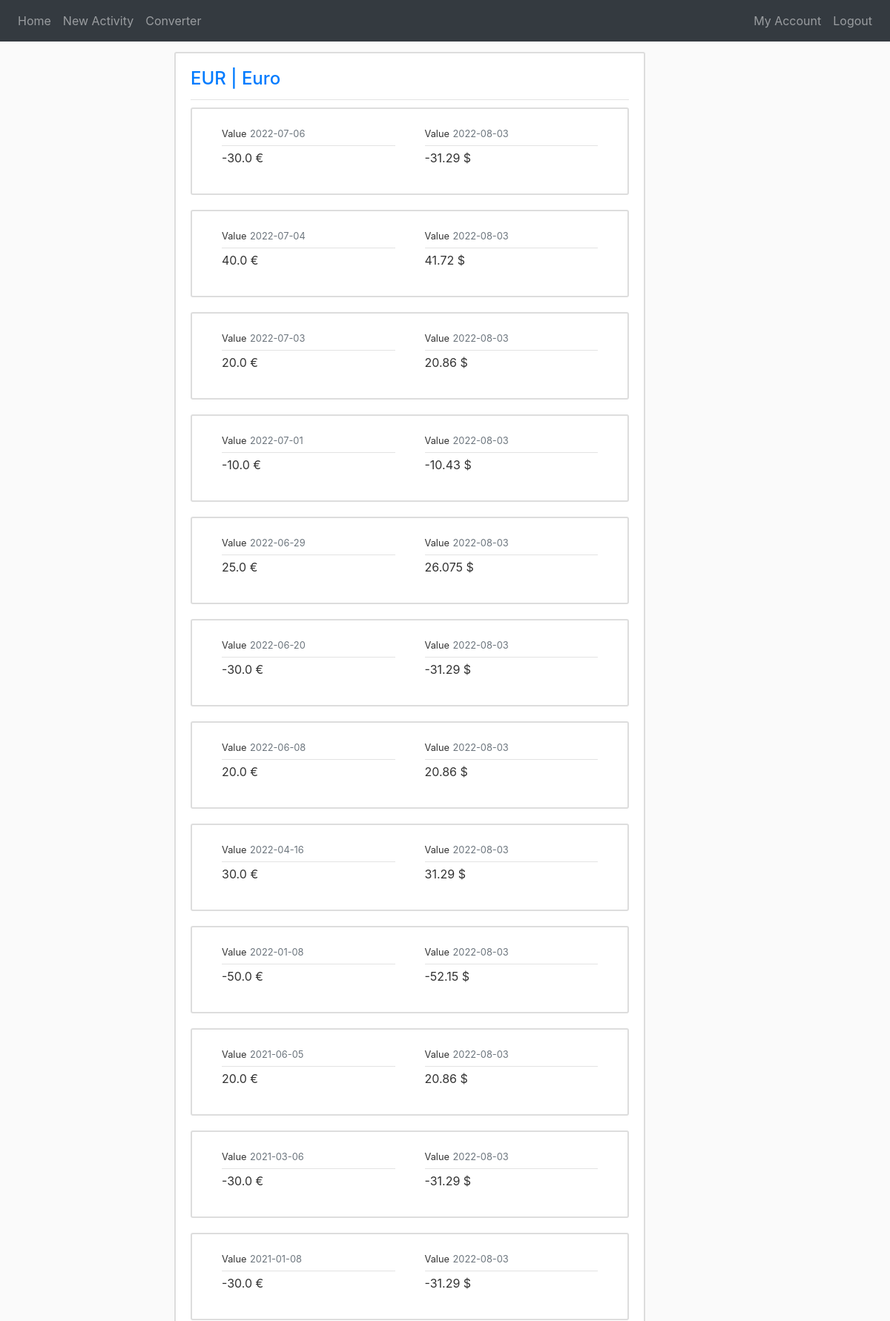
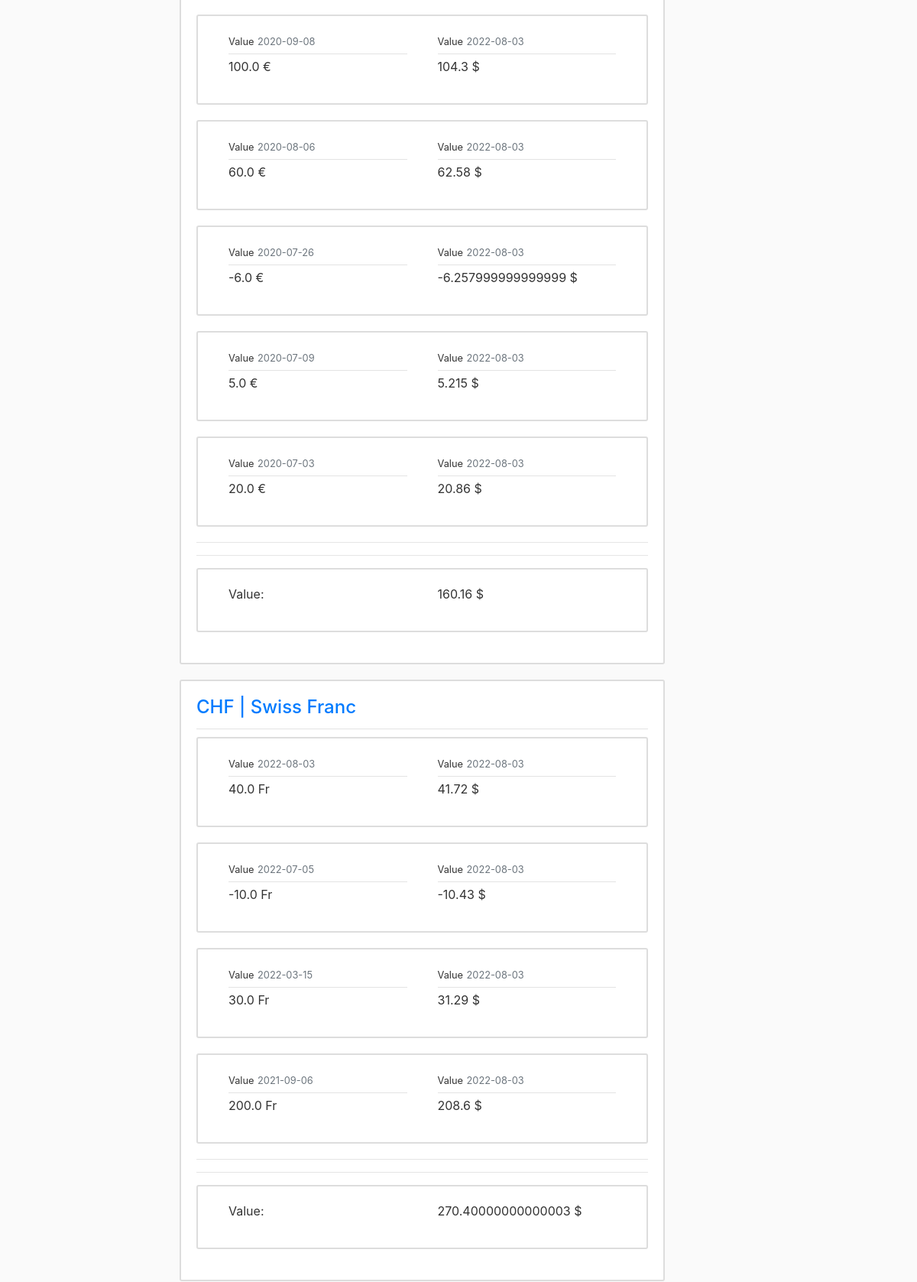
The page /dashboard (signed in, upper part) on the database its author committed (2 pictures, top to bottom).
### website/models.py (models this page shows, shortened)
class Currency(db.Model):
    id = db.Column(db.Integer, primary_key=True)
    identifier = db.Column(db.String(100), nullable=False)
    name = db.Column(db.String(100), nullable=False)
    character = db.Column(db.String(2), nullable=False)
    rate = db.Column(db.Float, nullable=False)
    purchases = db.relationship('Purchase', backref='currency', lazy=True)

class Purchase(db.Model):
    id = db.Column(db.Integer, primary_key=True)
    date = db.Column(db.Date, nullable=False)
    amount = db.Column(db.Float, nullable=False)
    user_id = db.Column(db.Integer, db.ForeignKey('user.id'), nullable=False)
    currency_id = db.Column(db.Integer, db.ForeignKey('currency.id'), nullable=False)

### website/views.py (the view)
@views.route('/dashboard')
@login_required
def dashboard():
    purchases = Purchase.query.order_by(Purchase.date).all()
    currencies = Currency.query.all()
    return render_template("dashboard.html", purchases=purchases, datetime=datetime, currencies=currencies, Purchase=Purchase, func=func)

### website/models.py (called while the page is built)
@login_manager.user_loader
def load_user(user_id):
    return User.query.get(int(user_id))

### website/templates/dashboard.html (shortened to what this page needs)
{% extends "base.html" %}
{% block content %}
    {% for currency in currencies %}
        <article class="media content-section">
            <div class="media-body">
                <div class="article-metadata">
                    <h4 class="article-title">
                        <a class="mr-2" href="{{ url_for('views.portfolio') }}">{{ currency.identifier }} | {{ currency.name }}</a>
                    </h4>
                </div>
                <div class="articel-content">
                {% for purchase in purchases | reverse %}
                {% if purchase.buyer == current_user and purchase.currency == currency %}
                    <article class="media content-section">
                        <div class="media-body purchase">
                            <div class="article-metadata">
                                <small>Value</small>
                                <small class="text-muted">{{ purchase.date.strftime('%Y-%m-%d') }}</small>
                            </div>
                            <p class="article-content">{{ purchase.amount }} {{ purchase.currency.character }}</p>
                        </div>
                        <div class="media-body purchase">
                            <div class="article-metadata">
                                <small>Value</small>
                                <small class="text-muted">{{ datetime.now().strftime('%Y-%m-%d') }}</small>
                            </div>
                            <p class="article-content">{{ purchase.amount * purchase.currency.rate |round(3)}} $</p>
                        </div>
                    </article>
                {% endif %}
                {% endfor %}
                {% if Purchase.query.filter(Purchase.currency_id==currency.id,Purchase.user_id==current_user.id).first() %}
                <hr>
                <hr>
                <article class="media content-section">
                    <div class="media-body purchase">
                        <p class="article-content">Value:</p>
                    </div>
                    <div class="media-body purchase">
                        <p class="article-content">{{ Purchase.query.with_entities(func.sum(Purchase.amount)).filter(Purchase.currency_id==currency.id, Purchase.user_id==current_user.id).scalar() * currency.rate | round(2, 'common')}} $</p>
                    </div>
                </article>
                {% endif %}
            </div>
        </article>
    {% endfor %}
{% endblock %}

### website/static/main.css (style rules this page uses)
body { background: #fafafa; color: #333333; margin-bottom: 10px; margin-top: 60px; }
h1, h2, h3, h4, h5, h6 { color: #444444; }
.content-section { background: #ffffff; padding: 20px 20px; border: 2px solid #dddddd; border-radius: 3px; margin-bottom: 20px; margin-top: 10px; }
.article-title { color: #444444; }
.article-content { white-space: pre-line; }
.article-metadata { padding-bottom: 5px; margin-bottom: 4px; border-bottom: 1px solid #e3e3e3; }
.purchase { margin-left: 20px; padding-right: 20px; }

### rows shown on the page
Currency: identifier "EUR", name "Euro", query.with_entities "160.16"
Purchase: date "2022-07-06", amount "-30.0", currency.character "€", purchase.amount*purchase.currency.rate|round(3) "-31.29"
Purchase: date "2022-07-04", amount "40.0", currency.character "€", purchase.amount*purchase.currency.rate|round(3) "41.72"
Purchase: date "2022-07-03", amount "20.0", currency.character "€", purchase.amount*purchase.currency.rate|round(3) "20.86"
Purchase: date "2022-07-01", amount "-10.0", currency.character "€", purchase.amount*purchase.currency.rate|round(3) "-10.43"
Purchase: date "2022-06-29", amount "25.0", currency.character "€", purchase.amount*purchase.currency.rate|round(3) "26.075"
Purchase: date "2022-06-20", amount "-30.0", currency.character "€", purchase.amount*purchase.currency.rate|round(3) "-31.29"
Purchase: date "2022-06-08", amount "20.0", currency.character "€", purchase.amount*purchase.currency.rate|round(3) "20.86"
Purchase: date "2022-04-16", amount "30.0", currency.character "€", purchase.amount*purchase.currency.rate|round(3) "31.29"
Purchase: date "2022-01-08", amount "-50.0", currency.character "€", purchase.amount*purchase.currency.rate|round(3) "-52.15"
Purchase: date "2021-06-05", amount "20.0", currency.character "€", purchase.amount*purchase.currency.rate|round(3) "20.86"
Purchase: date "2021-03-06", amount "-30.0", currency.character "€", purchase.amount*purchase.currency.rate|round(3) "-31.29"
Purchase: date "2021-01-08", amount "-30.0", currency.character "€", purchase.amount*purchase.currency.rate|round(3) "-31.29"
Purchase: date "2020-09-08", amount "100.0", currency.character "€", purchase.amount*purchase.currency.rate|round(3) "104.3"
Purchase: date "2020-08-06", amount "60.0", currency.character "€", purchase.amount*purchase.currency.rate|round(3) "62.58"
Purchase: date "2020-07-26", amount "-6.0", currency.character "€", purchase.amount*purchase.currency.rate|round(3) "-6.257999999999999"
Purchase: date "2020-07-09", amount "5.0", currency.character "€", purchase.amount*purchase.currency.rate|round(3) "5.215"
Purchase: date "2020-07-03", amount "20.0", currency.character "€", purchase.amount*purchase.currency.rate|round(3) "20.86"
Currency: identifier "CHF", name "Swiss Franc", query.with_entities "270.40000000000003"
Purchase: date "2022-08-03", amount "40.0", currency.character "Fr", purchase.amount*purchase.currency.rate|round(3) "41.72"
Purchase: date "2022-07-05", amount "-10.0", currency.character "Fr", purchase.amount*purchase.currency.rate|round(3) "-10.43"
Purchase: date "2022-03-15", amount "30.0", currency.character "Fr", purchase.amount*purchase.currency.rate|round(3) "31.29"
Purchase: date "2021-09-06", amount "200.0", currency.character "Fr", purchase.amount*purchase.currency.rate|round(3) "208.6"
